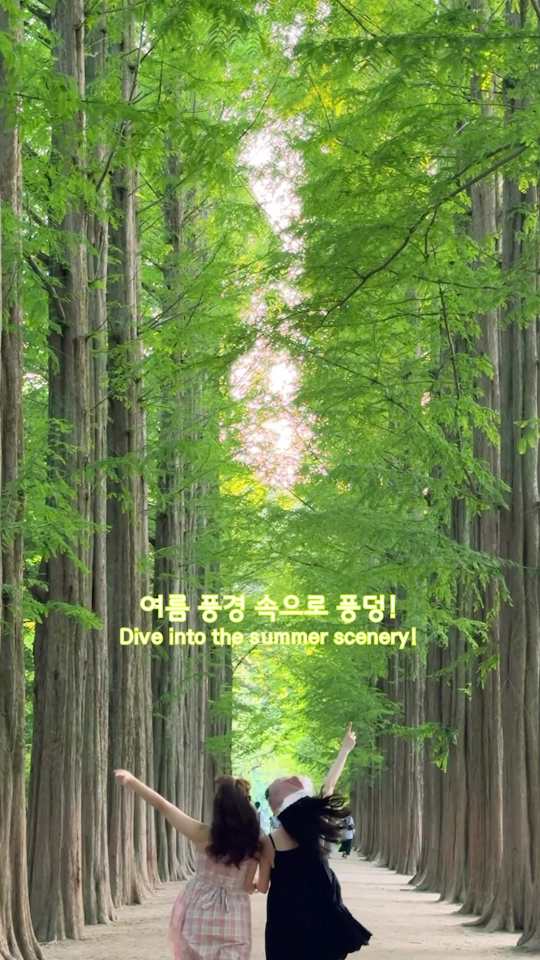
#> input picture nami_video_preprocessing_starter/frames/SEG_NAMI_01_01.jpg, 1080 x 1920 px (shown at 1/2 size)
$ python -i video_preprocess.py   (imports and definitions only)   (older library calls are emulated)
#> lines starting #> are read from the running program, lines starting #| are printed output that depends on the picture
#> further down, picture is the input picture: shape (1920, 1080, 3); mean B, G, R 79.5, 133, 112.4
from __future__ import annotations

import argparse
import csv
import json
import math
import re
import shutil
import subprocess
import sys
from collections import Counter, defaultdict
from dataclasses import dataclass
from datetime import datetime
from pathlib import Path
from typing import Any

import cv2
import numpy as np

VIDEO_EXTENSIONS = (".mp4", ".mkv", ".webm", ".mov", ".m4v")
SEASONS = ("봄", "여름", "가을", "겨울")
THEMES = ("꽃이랑 단풍 위주", "전통, 들판", "등산, 숲", "드라이브", "바다, 비")
THEME_DETAILS = ("꽃", "단풍", "전통", "들판", "숲", "도로", "바다, 비")

DETAIL_TO_THEME = {
    "꽃": "꽃이랑 단풍 위주",
    "단풍": "꽃이랑 단풍 위주",
    "전통": "전통, 들판",
    "들판": "전통, 들판",
    "숲": "등산, 숲",
    "도로": "드라이브",
    "바다, 비": "바다, 비",
}


@dataclass
class VideoInfo:
    duration: float
    fps: float
    width: int
    height: int


@dataclass
class FrameMetrics:
    time_sec: float
    sharpness: float
    brightness: float
    contrast: float
    saturation: float
    dark_ratio: float
    overexposed_ratio: float
    green_ratio: float
    yellow_ratio: float
    pink_ratio: float
    warm_ratio: float
    brown_ratio: float
    blue_ratio: float
    white_ratio: float
    white_upper_ratio: float
    white_lower_ratio: float
    white_largest_component_ratio: float
    white_edge_ratio: float
    low_saturation_ratio: float
    edge_density: float
    upper_brightness: float
    upper_dark_ratio: float
    upper_low_saturation_ratio: float
    upper_edge_density: float
    upper_blue_ratio: float
    lower_blue_ratio: float
    lower_green_ratio: float
    lower_yellow_ratio: float
    lower_brown_ratio: float
    lower_low_saturation_mid_ratio: float
    lower_edge_density: float


@dataclass
class Candidate:
    start: float
    end: float
    representative_time: float
    quality_status: str
    reject_reasons: list[str]
    final_season: str
    season_score: float
    theme_category: str
    theme_confidence: float
    theme_detail: str
    theme_season_hint: str
    night_view: bool
    total_score: float
    mode: str


def load_json(path: Path) -> Any:
    return json.loads(path.read_text(encoding="utf-8-sig"))


# [5 lines left out: function save_json, not called in this run]


def now_iso() -> str:
    return datetime.now().astimezone().isoformat(timespec="seconds")


def safe_name(value: str) -> str:
    result = re.sub(r"[^0-9A-Za-z가-힣_-]+", "_", str(value)).strip("_")
    return result or "video"


def clamp(value: float, minimum: float = 0.0, maximum: float = 1.0) -> float:
    return max(minimum, min(maximum, value))


# [97 lines left out: functions median, percentile, get_ffmpeg_executable, check_dependencies, run_command, find_downloaded_video and 3 more, not called in this run]


def resize_analysis(frame: np.ndarray, width: int=360) -> np.ndarray:
#> called with width = 360
    h,w=frame.shape[:2]
#> h = 1920; w = 1080
    if w<=width:
        return frame
    scale=width/float(w)
#> scale = 0.333
    return cv2.resize(frame,(width,max(1,int(h*scale))),interpolation=cv2.INTER_AREA)
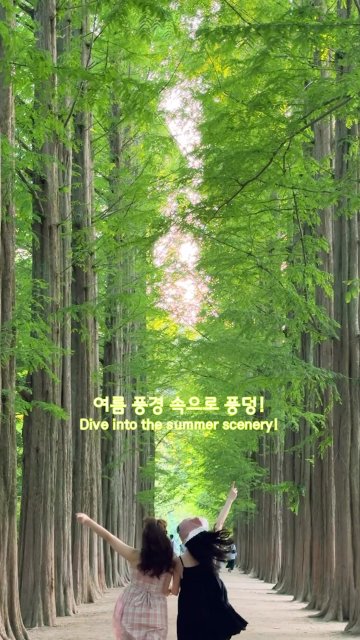
#> returned value: shape (640, 360, 3); mean of channels 0, 1, 2 79.5, 133, 112.4; drawn as B, G, R


# [128 lines left out: functions frame_metrics, text_blob, expected_season, season_scores, not called in this run]


THEME_KEYWORDS={
 "꽃이랑 단풍 위주": ("벚꽃","꽃밭","꽃잎","꽃길","꽃나무","유채","개나리","진달래","매화","단풍","낙엽","은행","억새","메밀","blossom","flower","foliage","maple"),
 "전통, 들판": ("한옥","궁궐","경복궁","창덕궁","향교","사찰","전통","문화재","고궁","벽화","성곽","농장","농촌","들판","논","밭","초원","palace","temple","mural","field","farmland","meadow"),
 "등산, 숲": ("등산","산림","숲","자연휴양림","수목원","전나무","트레일","hiking","forest","trail","woods","mountain"),
 "드라이브": ("도로","차도","로드","차선","해안도로","산악도로","국도","지방도","고속도로","도로변","가드레일","교차로","터널","로드브이로그","road vlog","road","roadway","highway","street","lane"),
 "바다, 비": ("물","강","하천","계곡","호수","바다","해안","해변","파도","항구","섬","비 ","빗길","우산","water","river","stream","lake","sea","ocean","beach","coast","wave","rain","umbrella"),
}

FLOWER_WORDS=("벚꽃","꽃밭","꽃잎","꽃길","꽃나무","유채","개나리","진달래","매화","장미","수국","코스모스","blossom","flower")
FOLIAGE_WORDS=("단풍","낙엽","은행","억새","foliage","maple","autumn leaves")
TRADITION_WORDS=("한옥","궁궐","궁 ","경복궁","창덕궁","향교","사찰","전통","문화재","고궁","벽화","성곽","기와","한복","palace","temple","mural","traditional")
FIELD_WORDS=("들판","논","밭","초원","평야","농장","농촌","억새밭","갈대밭","field","farmland","meadow","plain")
FOREST_WORDS=("숲","산림","자연휴양림","수목원","전나무","등산","등산로","트레일","forest","woods","hiking","mountain")
WATER_WORDS=("물","강","하천","계곡","호수","바다","해안","해변","파도","항구","섬","water","river","stream","lake","sea","ocean","beach","coast","wave")
RAIN_WORDS=("비 ","빗길","우산","비가","비오는","우천","rain","rainy","umbrella")
DRIVE_STRONG_ROAD_WORDS=(
    "도로","차도","로드","차선","해안도로","산악도로","국도","지방도","고속도로","도로변",
    "가드레일","교차로","터널","로드브이로그","road vlog","road","roadway","highway","street","lane"
)
DRIVE_SUPPORT_WORDS=(
    "드라이브","주행","자동차","차량","차창","블랙박스","대교","교량",
    "drive","driving","vehicle","car","dashcam"
)
PEDESTRIAN_PATH_WORDS=(
    "산책로","산책길","등산로","보행로","보행자","오솔길","트레일","골목","골목길",
    "walkway","walking trail","footpath","pedestrian"
)


def keyword_hits(text: str, words: tuple[str,...]) -> int:
    return sum(1 for w in words if w.lower() in text)


# [275 lines left out: functions detail_scores, classify_theme_detail, classify_theme, classify_flower_foliage_detail, detect_night, quality_score and 2 more, not called in this run]


def histogram_feature(frame: np.ndarray) -> tuple[np.ndarray,float,float]:
    img=resize_analysis(frame)
    hsv=cv2.cvtColor(img,cv2.COLOR_BGR2HSV)
#> hsv: shape (640, 360, 3); mean H, S, V 41.5, 106.2, 135.3
    hist=cv2.calcHist([hsv],[0,1],None,[24,16],[0,180,0,256])
    cv2.normalize(hist,hist)
    gray=cv2.cvtColor(img,cv2.COLOR_BGR2GRAY)
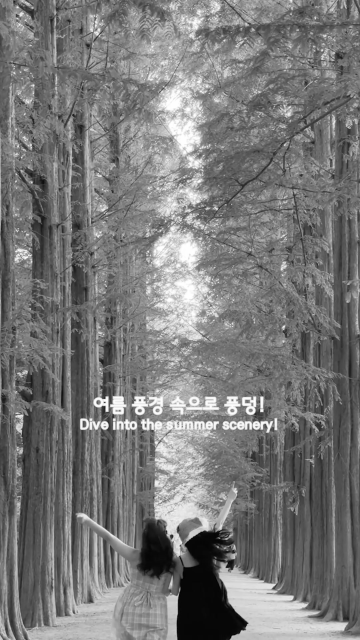
#> gray: shape (640, 360); min 3, max 255, mean 120.8
    return hist,float(np.mean(gray))/255.0,float(np.std(gray))/128.0


# [335 lines left out: functions feature_diff, detect_boundaries, resolve_ranges, mode_params, coarse_scan, theme_ratio_from_coarse and 7 more, not called in this run]


# [6 lines not run here, left out]

>>> import cv2
>>> picture = cv2.imread('../nami_video_preprocessing_starter/frames/SEG_NAMI_01_01.jpg')
>>> result = histogram_feature(picture)

$ run again, on nami_video_preprocessing_starter/frames/SEG_NAMI_01_02.jpg
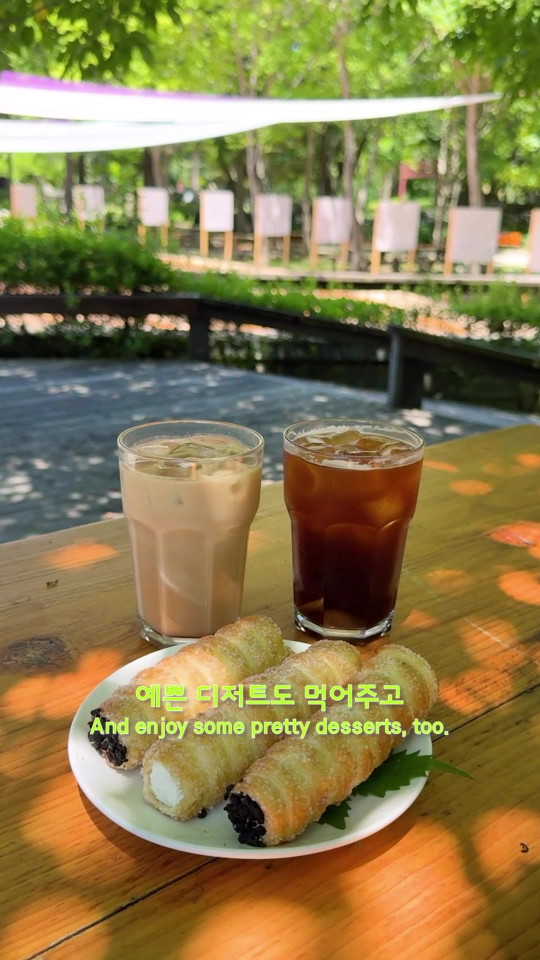
#> input picture nami_video_preprocessing_starter/frames/SEG_NAMI_01_02.jpg, 1080 x 1920 px (shown at 1/2 size)
#> picture is the input picture: shape (1920, 1080, 3); mean B, G, R 75.7, 123.1, 138.4
#> in resize_analysis, `return cv2.resize(frame,(width,max(1,int(h*scale))),interpolation=cv2...`:
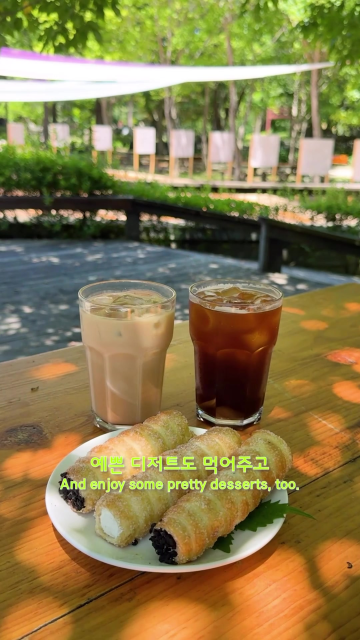
#> returned value: shape (640, 360, 3); mean of channels 0, 1, 2 75.7, 123.1, 138.4; drawn as B, G, R
#> hsv: shape (640, 360, 3); mean H, S, V 35.3, 131.1, 145.9
#> in histogram_feature, `gray=cv2.cvtColor(img,cv2.COLOR_BGR2GRAY)`:
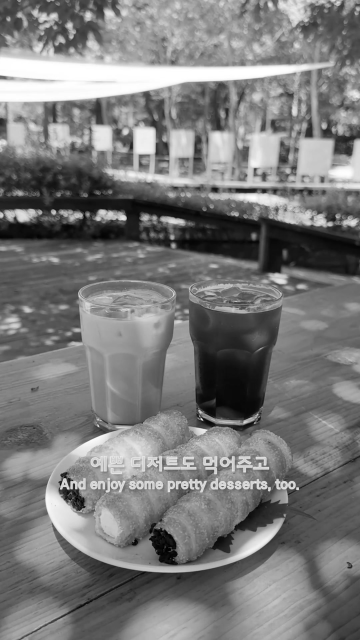
#> gray: shape (640, 360); min 1, max 255, mean 122.3

$ run again, on nami_video_preprocessing_starter/frames/SEG_NAMI_01_03.jpg
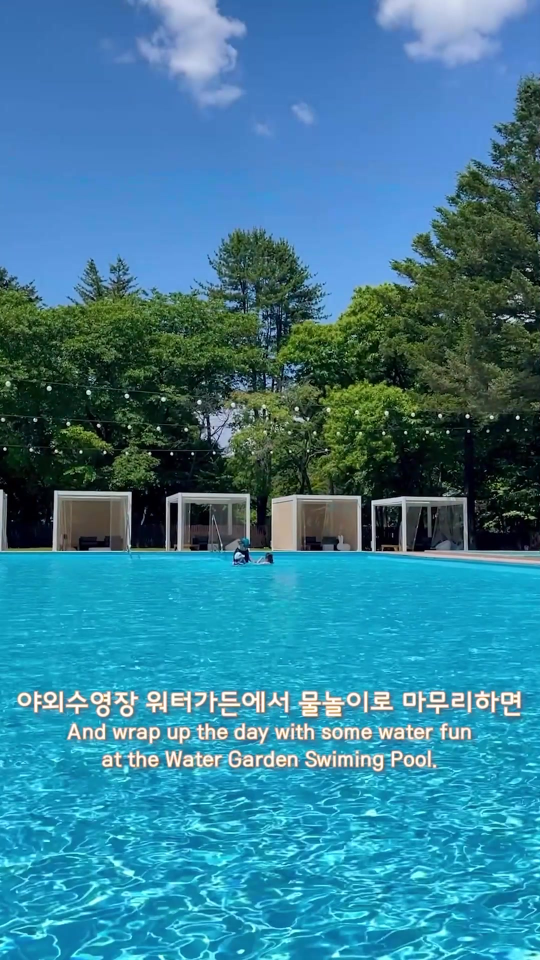
#> input picture nami_video_preprocessing_starter/frames/SEG_NAMI_01_03.jpg, 1080 x 1920 px (shown at 1/2 size)
#> picture is the input picture: shape (1920, 1080, 3); mean B, G, R 151.3, 127, 55.7
#> in resize_analysis, `return cv2.resize(frame,(width,max(1,int(h*scale))),interpolation=cv2...`:
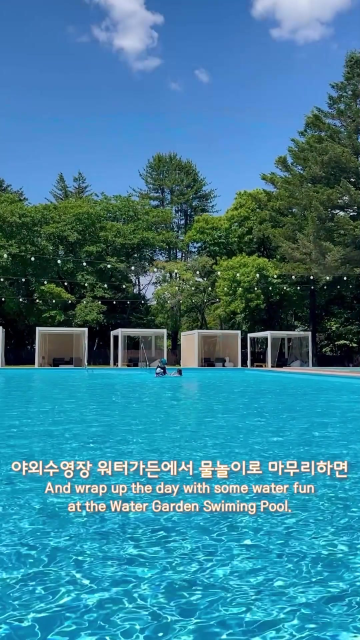
#> returned value: shape (640, 360, 3); mean of channels 0, 1, 2 151.3, 127, 55.7; drawn as B, G, R
#> hsv: shape (640, 360, 3); mean H, S, V 89.3, 164.1, 157.7
#> in histogram_feature, `gray=cv2.cvtColor(img,cv2.COLOR_BGR2GRAY)`:
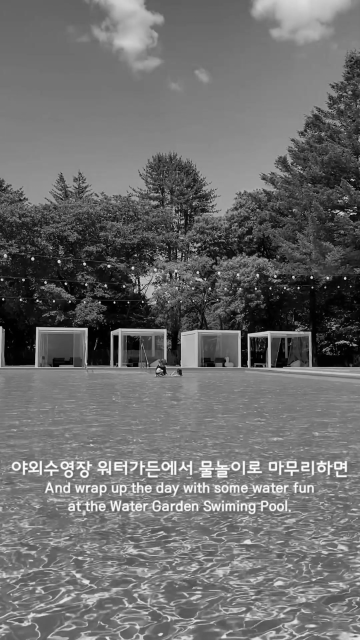
#> gray: shape (640, 360); min 0, max 254, mean 108.4
